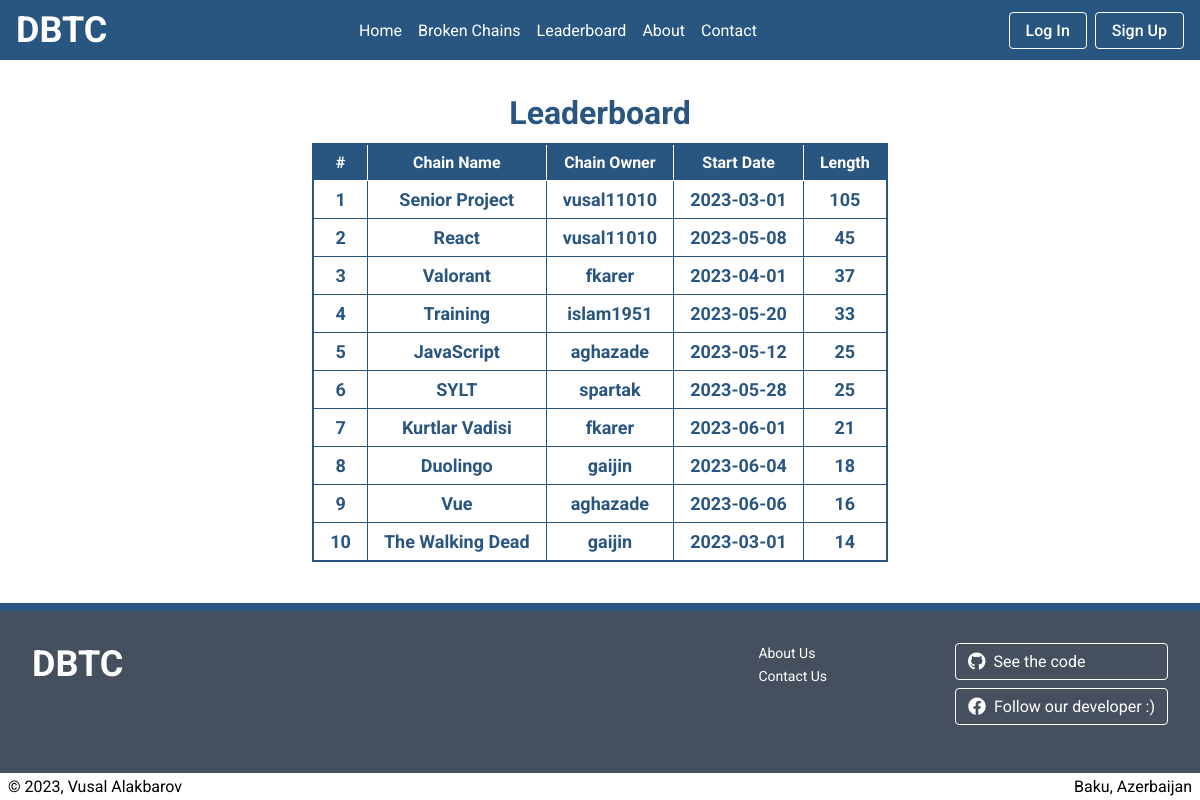
The app's page /leaderboard with its own data.
### tables this page shows
CREATE TABLE `chains` (
  `chainID` int(11) NOT NULL,
  `chainName` varchar(255) NOT NULL,
  `startDate` date NOT NULL,
  `isActive` tinyint(4) NOT NULL,
  `isPublic` tinyint(4) NOT NULL,
  `length` int(11) NOT NULL,
  `userID` int(11) NOT NULL,
  `currentDayStatus` tinyint(4) DEFAULT 0
);

CREATE TABLE `users` (
  `userID` int(11) NOT NULL,
  `username` varchar(255) NOT NULL,
  `firstName` varchar(255) NOT NULL,
  `lastName` varchar(255) NOT NULL,
  `email` varchar(255) NOT NULL,
  `password` varchar(255) NOT NULL
);

### view/leaderboard.php (the view)
<?php
$query = $db->query(
    "SELECT chains.*, users.username FROM chains
    JOIN users ON chains.userID = users.userID
    WHERE isPublic = 1
    AND length > 0
    ORDER BY chains.length DESC
    LIMIT 10"
);
$chains = $query->fetchAll(PDO::FETCH_ASSOC);
?>
<main class="leaderboard chains">
    <h1>Leaderboard</h1>
    <table>
        <tr>
            <th>#</th>
            <th>Chain Name</th>
            <th>Chain Owner</th>
            <th>Start Date</th>
            <th>Length</th>
        </tr>
        <?php foreach ($chains as $i => $chain) : ?>
            <tr>
                <td><?php echo $i + 1; ?></td>
                <td><?php echo $chain["chainName"]; ?></td>
                <td><?php echo $chain["username"]; ?></td>
                <td><?php echo $chain["startDate"]; ?></td>
                <td><?php echo $chain["length"]; ?></td>
            </tr>
        <?php endforeach; ?>
    </table>
</main>

### view/header.php (shortened to what this page needs)
<!DOCTYPE html>
<html lang="en">
<head>
    <link rel="stylesheet" href="https://cdnjs.cloudflare.com/ajax/libs/font-awesome/6.4.0/css/all.min.css" />
    <link rel="stylesheet" href="./view/css/style.css" />
</head>
<body>
    <header>
        <div class="logo">
            <a href="home">DBTC</a>
        </div>
        <nav>
            <ul>
                <li>
                    <a href="home">Home</a>
                </li>
                <li>
                    <a href="broken-chains">Broken Chains</a>
                </li>
                <li>
                    <a href="leaderboard">Leaderboard</a>
                </li>
                <li>
                    <a href="about">About</a>
                </li>
                <li>
                    <a href="contact">Contact</a>
                </li>
            </ul>
        </nav>
        <?php if (isset($_SESSION["loggedIn"]) && $_SESSION["loggedIn"]) : ?>
            <div class="log-buttons">
                <div class="user-info"><?php echo $_SESSION["username"]; ?></div>
                <a href="log-out">Log Out</a>
            </div>
        <?php else : ?>
            <div class="log-buttons">
                <a href="log-in">Log In</a>
                <a href="sign-up">Sign Up</a>
            </div>
        <?php endif; ?>
    </header>

### index.php (shortened to what this page needs)
<?php
require_once("./model/connect.php");
require_once("./view/header.php");
switch ($_GET["page"]) {
    case "leaderboard":
        require_once("./view/leaderboard.php");
        break;
}
require_once("./view/footer.php");

### view/footer.php
<footer>
    <div class="footer-top">
        <div class="logo">
            <a href="home">DBTC</a>
        </div>
        <ul>
            <li>
                <a href="about">About Us</a>
            </li>
            <li>
                <a href="contact">Contact Us</a>
            </li>
        </ul>
        <div class="social-buttons">
            <a href="https://github.com/vusal11010/dbtc" target="_blank">
                <i class="fa-brands fa-github"></i>
                <span>See the code</span>
            </a>
            <a href="https://www.facebook.com/vusal11010/" target="_blank">
                <i class="fa-brands fa-facebook"></i>
                <span>Follow our developer :)</span>
            </a>
        </div>
    </div>
    <div class="footer-bottom">
        <div>&copy; 2023, Vusal Alakbarov</div>
        <div>Baku, Azerbaijan</div>
    </div>
</footer>
</body>
</html>

### view/css/style.css (style rules this page uses)
* { margin: 0; padding: 0; outline: 0; border: 0; box-sizing: border-box; list-style: none; font-family: "Roboto", sans-serif; }
a { text-decoration: none; color: #000; }
body { display: flex; flex-direction: column; min-height: 100vh; }
body header { display: flex; justify-content: space-between; align-items: center; height: 60px; padding: 8px 16px; color: #fff; background-color: #285680; position: sticky; top: 0; z-index: 100; }
body header .logo a { font-size: 36px; font-weight: 700; color: #fff; }
body header nav ul { display: flex; align-items: center; }
body header nav ul li a { display: inline-block; padding: 4px 8px; font-size: 16px; color: #fff; transition: 200ms all; }
body header .log-buttons { display: flex; align-items: center; gap: 8px; }
body header .log-buttons a { padding: 8px 16px; border: 1px solid #fff; border-radius: 4px; font-size: 16px; font-weight: 500; color: #fff; background: #285680; transition: 200ms all; cursor: pointer; }
body main { flex: 1; display: grid; place-items: center; padding: 32px 0; }
body main.chains table { border: 2px solid #285680; border-collapse: collapse; margin: 8px 0; }
body main.chains table tr, body main.chains table tr > td, body main.chains table th { border: 1px solid #285680; }
body main.chains table tr td, body main.chains table tr th { text-align: center; padding: 8px 16px; }
body main.chains table tr th { color: #fff; border-color: #fff; background: #285680; }
body main.chains table tr td { font-size: 18px; font-weight: 700; color: #285680; position: relative; }
body main h1 { text-align: center; color: #285680; }
body footer .footer-top { display: flex; gap: 128px; padding: 32px 32px 48px; border-top: 8px solid #285680; background: #464f5d; }
body footer .footer-top .logo { margin-right: auto; }
body footer .footer-top .logo a { font-size: 36px; font-weight: 700; color: #fff; }
body footer .footer-top ul { display: flex; flex-direction: column; gap: 4px; }
body footer .footer-top ul li a { font-size: 14px; color: #fff; transition: 200ms all; }
body footer .footer-top .social-buttons { display: flex; flex-direction: column; gap: 8px; }
body footer .footer-top .social-buttons a { display: flex; align-items: flex-start; gap: 8px; padding: 8px 12px; border-radius: 4px; border: 1px solid #fff; color: #fff; transition: 200ms all; }
body footer .footer-top .social-buttons a i { font-size: 18px; }
body footer .footer-bottom { display: flex; justify-content: space-between; padding: 4px 8px; }

### records on screen
chains: chainName "Senior Project", userID.username "vusal11010", startDate "2023-03-01", length "105"
chains: chainName "React", userID.username "vusal11010", startDate "2023-05-08", length "45"
chains: chainName "Valorant", userID.username "fkarer", startDate "2023-04-01", length "37"
chains: chainName "Training", userID.username "islam1951", startDate "2023-05-20", length "33"
chains: chainName "JavaScript", userID.username "aghazade", startDate "2023-05-12", length "25"
chains: chainName "SYLT", userID.username "spartak", startDate "2023-05-28", length "25"
chains: chainName "Kurtlar Vadisi", userID.username "fkarer", startDate "2023-06-01", length "21"
chains: chainName "Duolingo", userID.username "gaijin", startDate "2023-06-04", length "18"
chains: chainName "Vue", userID.username "aghazade", startDate "2023-06-06", length "16"
chains: chainName "The Walking Dead", userID.username "gaijin", startDate "2023-03-01", length "14"
